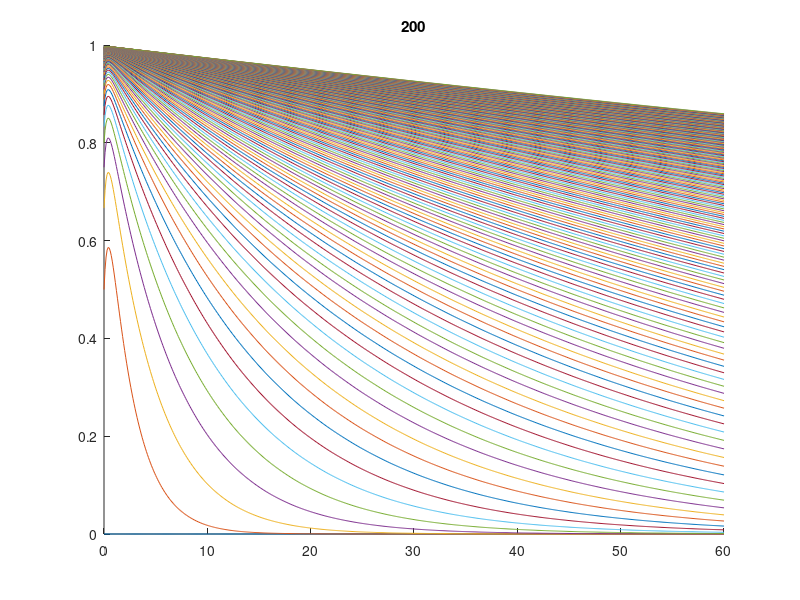

Reproduce this figure in MATLAB.
clc
clear all
close all

hold on
for k=0:200
  clc
    num=[k 4*k 0];
   den=[(1+k) (2+4*k) 2];
   Gs=tf(num,den);
   %pzmap(Gs)
  y=step(Gs,0:.1:60);
  plot(0:.1:60,y)
  title(num2str(k))
   pause(.1)
end

   

% 
% hold on
% for k=1:1
%    num=[1 4 0];
%    den=[1 2 2 ];
%    Gs=tf(num,den);
%    rlocus(Gs);
% end
% 
%     hold off